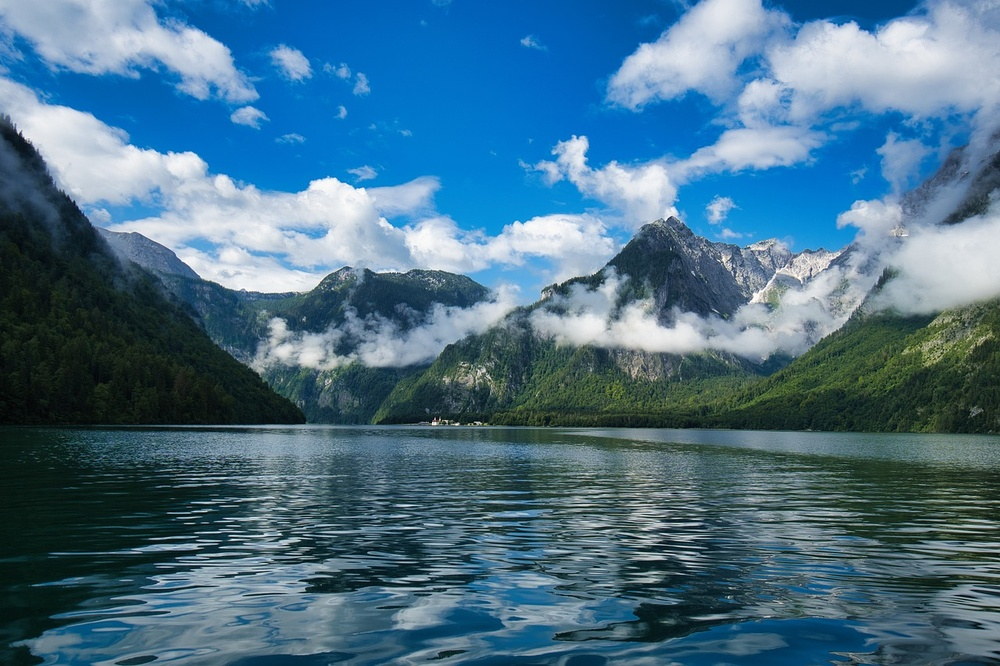
#> input picture CV2 Project/lake-7316684_1280.jpg, 1000 x 666 px, shrunk from 1280 x 853 before the run, found by its file name
$ python grayscale.py
#> lines starting #> are read from the running program, lines starting #| are printed output that depends on the picture
import cv2
cv2.namedWindow('Normal Image', cv2.WINDOW_NORMAL)
cv2.namedWindow('GrayScale Image', cv2.WINDOW_NORMAL)

img = cv2.imread('CV2 Project/lake-7316684_1280.jpg')
#> img is the input picture: shape (666, 1000, 3); mean B, G, R 135.6, 112.2, 72.9
cv2.imshow('Normal Image',img)

gray_image = cv2.cvtColor(img, cv2.COLOR_BGR2GRAY)
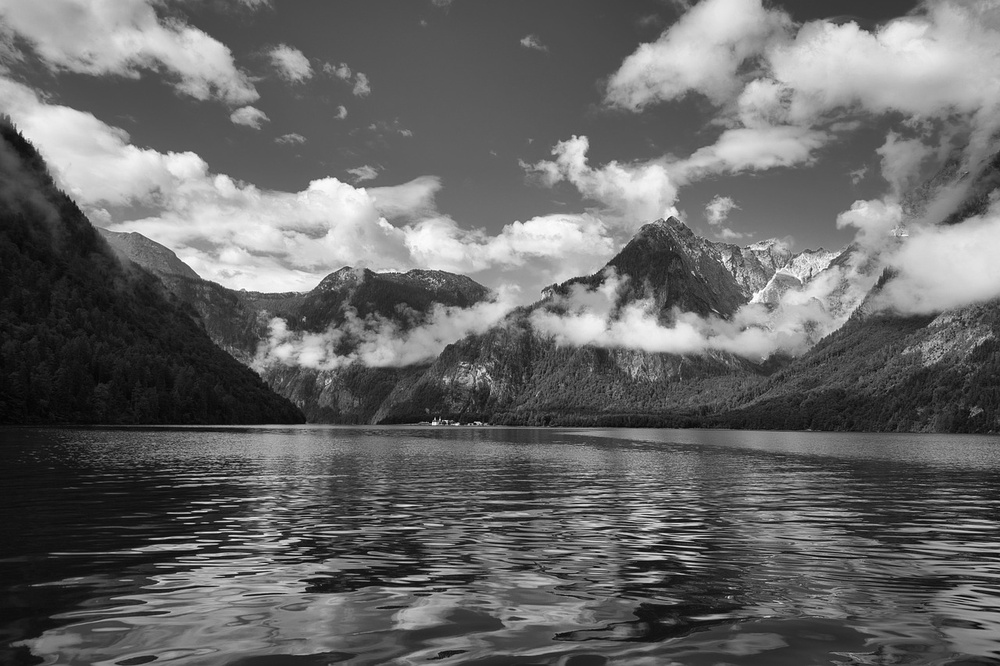
#> gray_image: shape (666, 1000); min 1, max 255, mean 103.1
cv2.imshow('GrayScale Image', gray_image)
cv2.waitKey(0)

cv2.destroyAllWindows()

$ run again, with CV2 Project/Mypic.png saved as CV2 Project/lake-7316684_1280.jpg
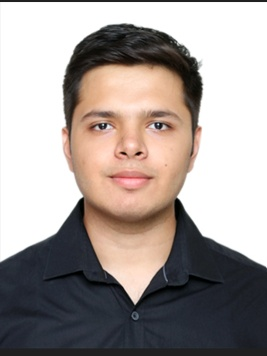
#> input picture CV2 Project/Mypic.png, 267 x 356 px, found by its file name
#> img is the input picture: shape (356, 267, 3); mean B, G, R 152.4, 155.9, 164.8
#> `gray_image = cv2.cvtColor(img, cv2.COLOR_BGR2GRAY)`:
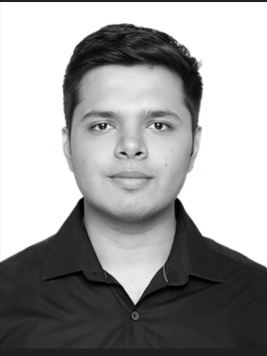
#> gray_image: shape (356, 267); min 0, max 255, mean 158.2
